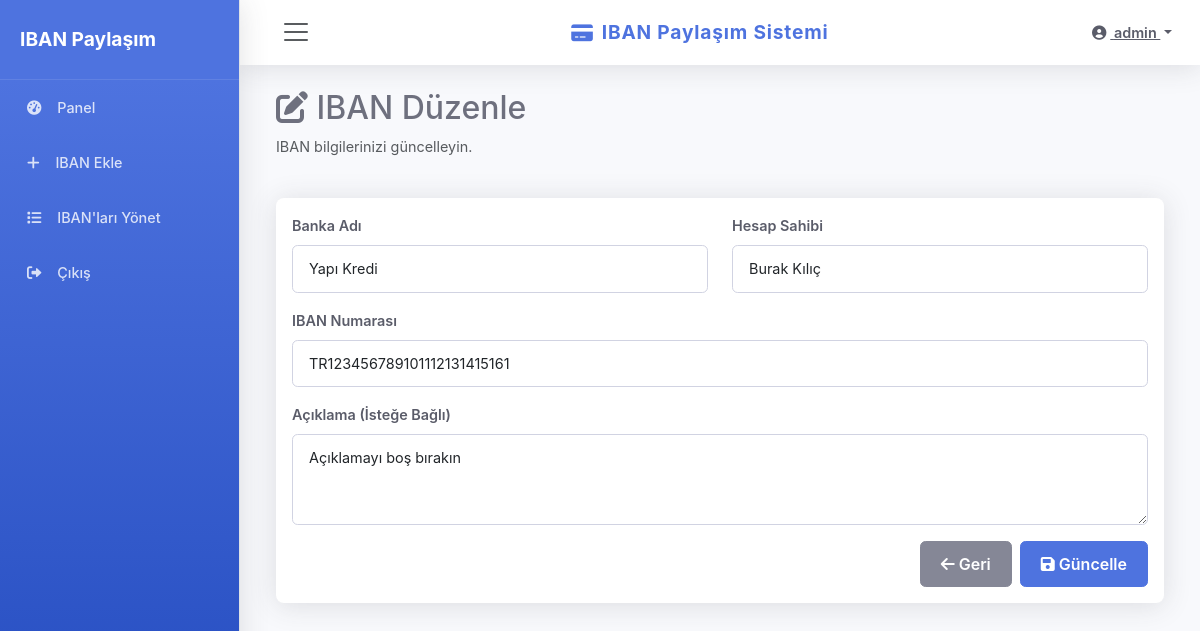
The page /edit-iban.php?id=15 (signed in) on the database its author committed.
### tables this page shows
CREATE TABLE `ibans` (
  `id` int(11) NOT NULL,
  `user_id` int(11) NOT NULL,
  `bank_name` varchar(100) NOT NULL,
  `account_name` varchar(100) NOT NULL,
  `iban_number` varchar(50) NOT NULL,
  `description` text DEFAULT NULL,
  `bank_logo` varchar(255) DEFAULT NULL,
  `slug` varchar(100) NOT NULL,
  `is_active` tinyint(1) DEFAULT 1,
  `created_at` timestamp NOT NULL DEFAULT current_timestamp()
);

### edit-iban.php (the view, shortened to what this page needs)
<?php
require_once 'db/config.php';
$user_id = $_SESSION['user_id'];
$iban_id = $_GET['id'];
$stmt = $db->prepare("SELECT * FROM ibans WHERE id = :id AND user_id = :user_id");
$stmt->bindParam(':id', $iban_id);
$stmt->bindParam(':user_id', $user_id);
$stmt->execute();
$iban = $stmt->fetch();
include 'includes/header.php';
?>
<div class="row mb-4">
    <div class="col-12">
        <h2><i class="fas fa-edit"></i> IBAN Düzenle</h2>
        <p class="text-muted">IBAN bilgilerinizi güncelleyin.</p>
    </div>
</div>
<div class="card">
    <div class="card-body">
        <form method="post" action="edit-iban.php?id=<?php echo $iban_id; ?>" class="needs-validation" novalidate>
            <div class="row mb-3">
                <div class="col-md-6">
                    <label for="bank_name" class="form-label">Banka Adı</label>
                    <input type="text" class="form-control" id="bank_name" name="bank_name"
                           value="<?php echo htmlspecialchars($iban['bank_name']); ?>" required>
                </div>
                <div class="col-md-6">
                    <label for="account_name" class="form-label">Hesap Sahibi</label>
                    <input type="text" class="form-control" id="account_name" name="account_name"
                           value="<?php echo htmlspecialchars($iban['account_name']); ?>" required>
                </div>
            </div>
            <div class="mb-3">
                <label for="iban_number" class="form-label">IBAN Numarası</label>
                <input type="text" class="form-control iban-input" id="iban_number" name="iban_number"
                       value="<?php echo htmlspecialchars($iban['iban_number']); ?>"
                       maxlength="32" required>
            </div>
            <div class="mb-3">
                <label for="description" class="form-label">Açıklama (İsteğe Bağlı)</label>
                <textarea class="form-control" id="description" name="description" rows="3"><?php echo htmlspecialchars($iban['description']); ?></textarea>
            </div>
            <div class="d-flex justify-content-end">
                <a href="manage-ibans.php" class="btn btn-secondary me-2">
                    <i class="fas fa-arrow-left"></i> Geri
                </a>
                <button type="submit" class="btn btn-primary">
                    <i class="fas fa-save"></i> Güncelle
                </button>
            </div>
        </form>
    </div>
</div>
<?php
include 'includes/footer.php';
?>

### assets/css/style.css (style rules this page uses)
:root { --primary-color: #4e73df; --primary-dark: #2653d4; --primary-light: #e8eafc; --secondary-color: #1cc88a; --warning-color: #f6c23e; --danger-color: #e74a3b; --dark-color: #5a5c69; --light-color: #f8f9fc; --border-color: #e3e6f0; }
body { background-color: #f8f9fc; color: #6e707e; font-family: 'Nunito', -apple-system, BlinkMacSystemFont, 'Segoe UI', Roboto, 'Helvetica Neue', Arial, sans-serif; font-size: 0.9rem; line-height: 1.6; }
.card { border: none; border-radius: 0.5rem; box-shadow: 0 0.15rem 1.75rem 0 rgba(58, 59, 69, 0.15); margin-bottom: 1.5rem; transition: transform 0.2s, box-shadow 0.2s; }
.form-control { border-radius: 0.35rem; padding: 0.75rem 1rem; border: 1px solid #d1d3e2; font-size: 0.9rem; }
.form-label { font-weight: 600; color: #5a5c69; }
.btn { border-radius: 0.35rem; padding: 0.625rem 1.25rem; font-weight: 600; transition: all 0.2s; }
.btn-primary { background-color: #4e73df; border-color: #4e73df; }
.btn-secondary { background-color: #858796; border-color: #858796; }

### includes/header.php (style rules this page uses)
body { overflow-x: hidden; }

### rows shown on the page
ibans: bank_name "Yapı Kredi", account_name "Burak Kılıç", iban_number "TR123456789101112131415161", description "Açıklamayı boş bırakın"

### other values the page prints
$_SESSION['username'] "admin"
